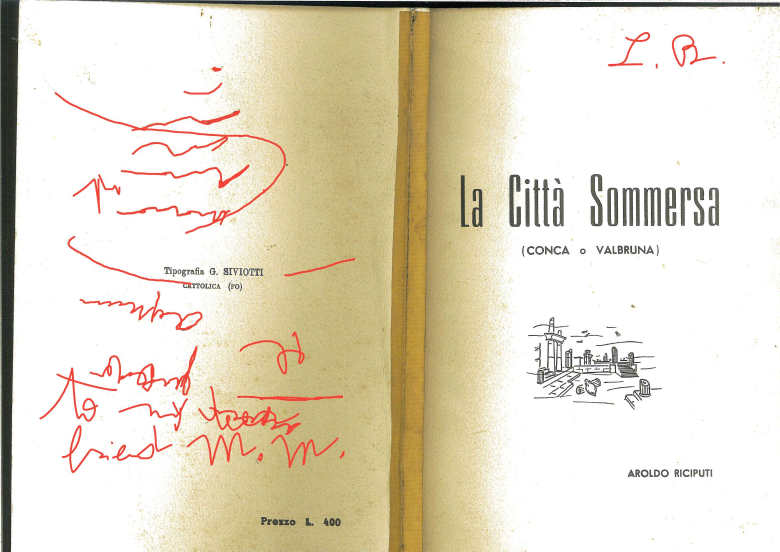
#> input picture output/images/book_000.jpg, 2339 x 1654 px (shown at 1/3 size); its folder holds only this picture in this run
$ python '2. delete_a_color.py'
#> lines starting #> are read from the running program, lines starting #| are printed output that depends on the picture; after the words box and inside, x2 and y2 are one past the last pixel; in counts of white or black regions, pixels touching at a corner belong together
import cv2
import numpy as np
from pathlib import Path

input_folder = Path("output/images")

output_folder = Path("output/colored")
output_folder.mkdir(parents=True, exist_ok=True)


i=0
for img in input_folder.iterdir():
    if img.suffix == '.jpg':

        # Load image
        im = cv2.imread(str(img))
#> im is the input picture: shape (1654, 2339, 3); mean B, G, R 200.7, 220, 228.5
        print(str(img))

        # Check if the image was loaded successfully
        if im is None:
            print(f"Error loading image: {img}")
            continue

        # Define lower and upper limits of our color in Hue Saturation Values.
        # Hue is the type of color in a 0-180 range; Saturation is the quantity of color in a 0-255 color (0 is white and 255 is the full hue); Value is the darkness of color in a 0-255 range (0 is black and 255 is the full color)
        color_min = np.array([0, 100, 100],np.uint8)
        color_max = np.array([10, 252, 252],np.uint8)

        # Go to HSV colourspace and get mask of blue pixels
        HSV  = cv2.cvtColor(im,cv2.COLOR_BGR2HSV)
#> HSV: shape (1654, 2339, 3); mean H, S, V 16.4, 36.6, 228.8
        mask = cv2.inRange(HSV, color_min, color_max)
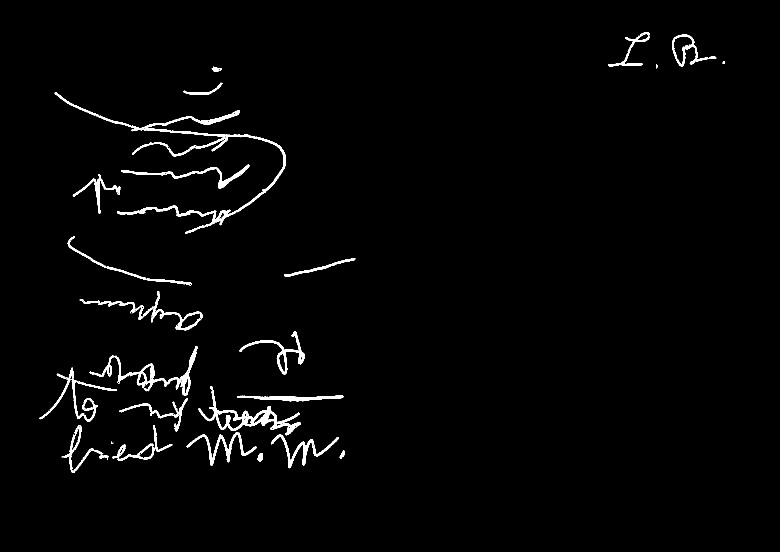
#> mask: shape (1654, 2339) (shown at 1/3 size); 1.6% white; 46 white regions (8 under 20 px), largest, box (x1, y1, x2, y2) and area: (295, 330, 858, 702) 10926, (595, 1158, 903, 1306) 6542, (269, 1038, 592, 1186) 5412

        kernel = np.array([[0, 1, 0],
                        [1, 1, 1],
                        [0, 1, 0]], dtype = np.uint8)

        SE   = cv2.getStructuringElement(cv2.MORPH_ELLIPSE, (3,3))
        mask = cv2.dilate(mask, kernel, iterations=1)
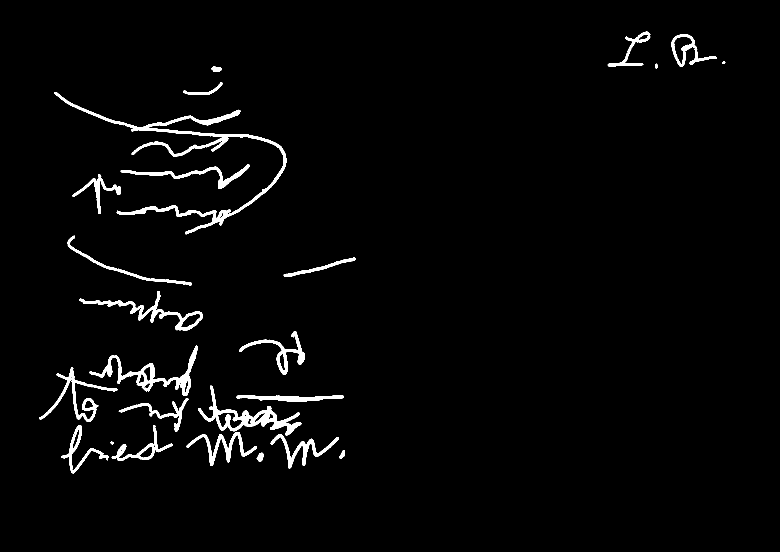
#> mask: shape (1654, 2339) (shown at 1/3 size); 2.3% white; 27 white regions, largest, box (x1, y1, x2, y2) and area: (163, 276, 859, 703) 18156, (594, 1157, 904, 1307) 8875, (268, 1037, 593, 1187) 7799

        # Make all pixels in mask white
        im[mask>0] = [255,255,253] #in RGB
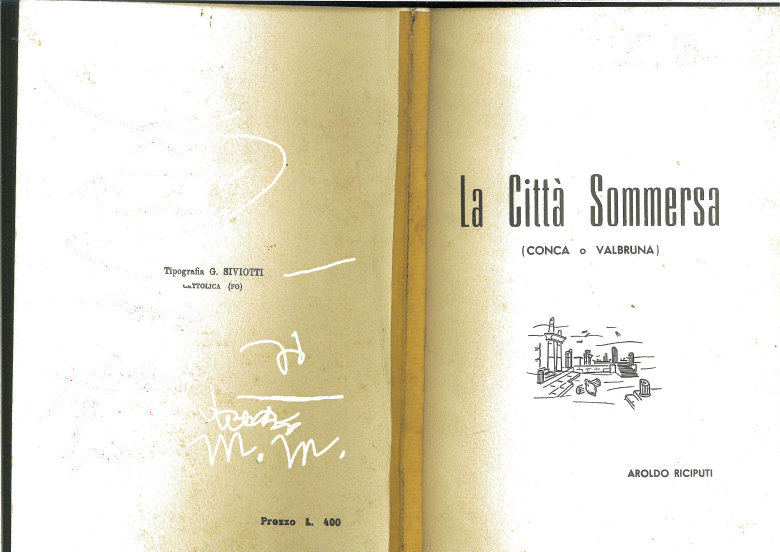
#> im: shape (1654, 2339, 3) (shown at 1/3 size); 2.29% of pixels changed, all inside (x1, y1, x2, y2) = (118, 95, 2176, 1420)
        cv2.imwrite(str(output_folder) + "/image_" + str(i).zfill(3) + ".jpg", im)
        i = i +1
